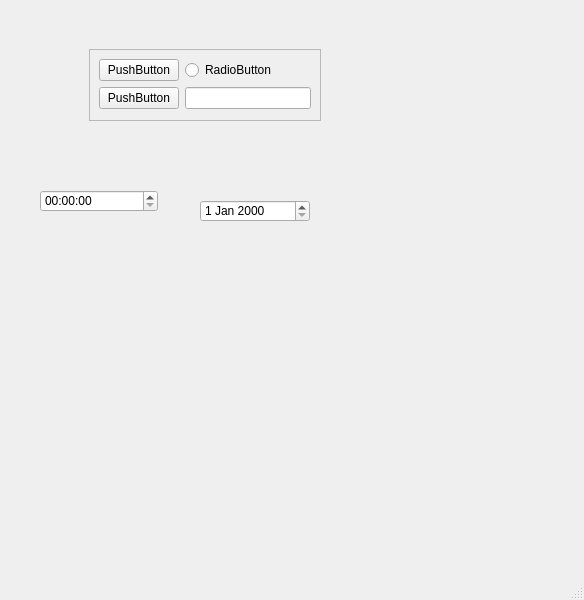
<?xml version="1.0" encoding="UTF-8"?>
<ui version="4.0">
 <class>MainWindow</class>
 <widget class="QMainWindow" name="MainWindow">
  <property name="geometry">
   <rect>
    <x>0</x>
    <y>0</y>
    <width>584</width>
    <height>600</height>
   </rect>
  </property>
  <property name="windowTitle">
   <string>MainWindow</string>
  </property>
  <widget class="QWidget" name="centralwidget">
   <widget class="QFrame" name="frame">
    <property name="geometry">
     <rect>
      <x>89</x>
      <y>49</y>
      <width>232</width>
      <height>72</height>
     </rect>
    </property>
    <property name="frameShape">
     <enum>QFrame::StyledPanel</enum>
    </property>
    <property name="frameShadow">
     <enum>QFrame::Raised</enum>
    </property>
    <layout class="QGridLayout" name="gridLayout">
     <item row="0" column="0">
      <widget class="QPushButton" name="pushButton">
       <property name="text">
        <string>PushButton</string>
       </property>
      </widget>
     </item>
     <item row="0" column="1">
      <widget class="QRadioButton" name="radioButton">
       <property name="text">
        <string>RadioButton</string>
       </property>
      </widget>
     </item>
     <item row="1" column="0">
      <widget class="QPushButton" name="pushButton_2">
       <property name="text">
        <string>PushButton</string>
       </property>
      </widget>
     </item>
     <item row="1" column="1">
      <widget class="QLineEdit" name="lineEdit"/>
     </item>
    </layout>
   </widget>
   <widget class="QTimeEdit" name="timeEdit">
    <property name="geometry">
     <rect>
      <x>40</x>
      <y>190</y>
      <width>118</width>
      <height>22</height>
     </rect>
    </property>
   </widget>
   <widget class="QDateEdit" name="dateEdit">
    <property name="geometry">
     <rect>
      <x>200</x>
      <y>200</y>
      <width>110</width>
      <height>22</height>
     </rect>
    </property>
   </widget>
  </widget>
  <widget class="QMenuBar" name="menubar">
   <property name="geometry">
    <rect>
     <x>0</x>
     <y>0</y>
     <width>584</width>
     <height>22</height>
    </rect>
   </property>
  </widget>
  <widget class="QStatusBar" name="statusbar"/>
 </widget>
 <resources/>
 <connections/>
</ui>
